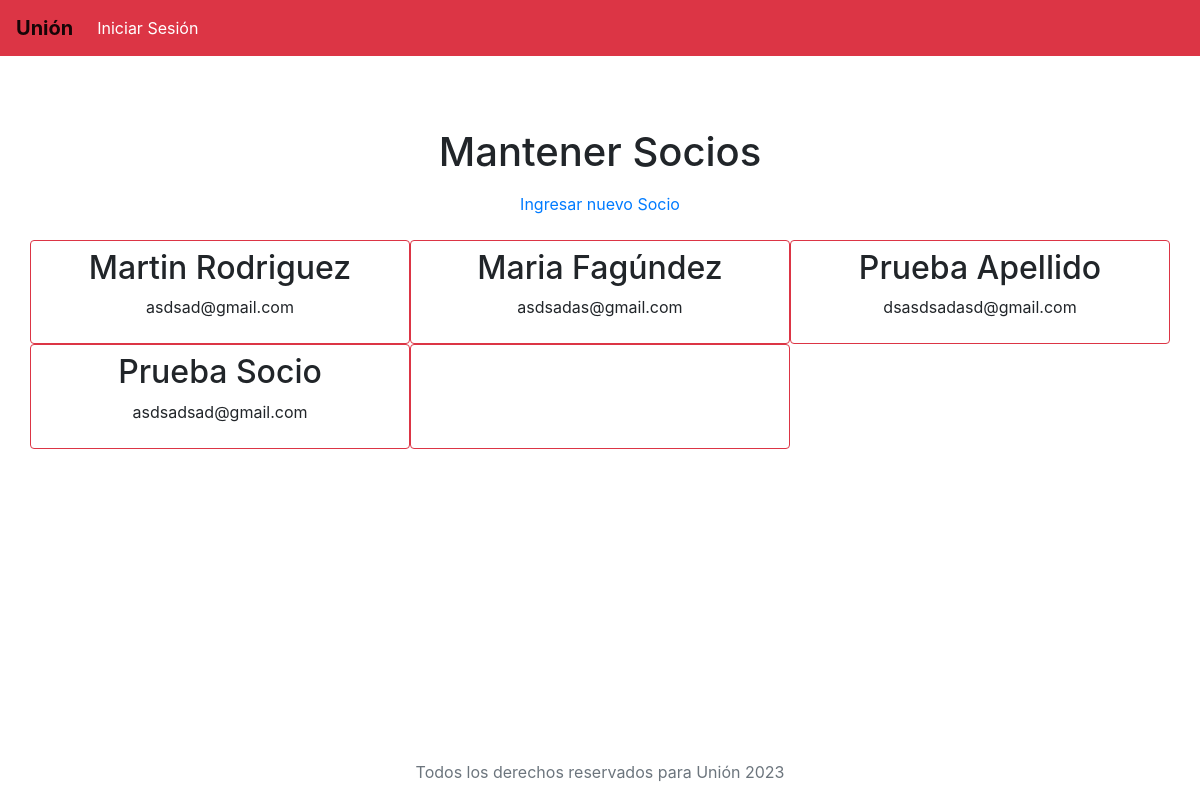
/mantenersocios/, run on the app's committed database.
### base/models.py (models this page shows, shortened)
class Socio(models.Model):
    nombre = models.CharField(max_length=30)
    apellido = models.CharField(max_length=30)
    telefono = models.IntegerField(null=True, default=None)
    email = models.EmailField()

### base/views.py (the view)
# urls.py: path('mantenersocios/', views.mantenersocios),
def mantenersocios(request):
    socios = Socio.objects.all()
    return render(request, 'mantenersocios.html', {'socios': socios})

### templates/mantenersocios.html (shortened to what this page needs)
{% extends 'layouts/main.html' %}
{% block content %}
    <h1 class="text-center pb-2"> Mantener Socios </h1>
    <div class="row pb-4 text-center">
        <div class="col-12">
            <a href="/socio/">Ingresar nuevo Socio</a>
        </div>
    </div>
    <div class="row text-center">
        {% for p in socios %}
            <div class="col-4 py-2 border border-danger rounded">
                <h2>{{p.nombre}} {{p.apellido}} </h2>
                <p>{{p.email}}</p>
            </div>
        {% endfor %}
    </div>
{% endblock %}

### data on the page
Socio: nombre "Martin", apellido "Rodriguez", email "asdsad@gmail.com"
Socio: nombre "Maria", apellido "Fagúndez", email "asdsadas@gmail.com"
Socio: nombre "Prueba", apellido "Apellido", email "dsasdsadasd@gmail.com"
Socio: nombre "Prueba", apellido "Socio", email "asdsadsad@gmail.com"
